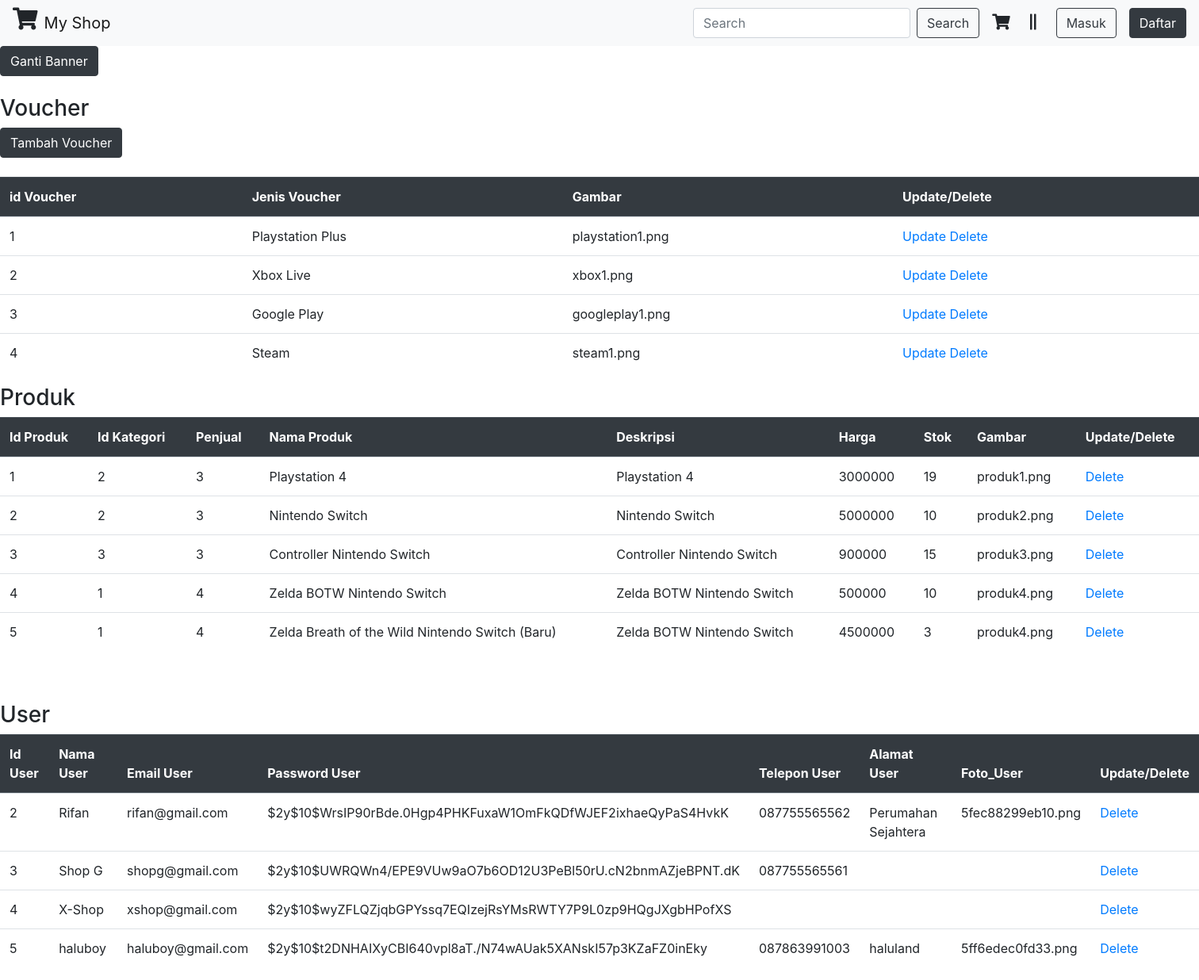
/admin.php, run on an earlier commit of the app's database.
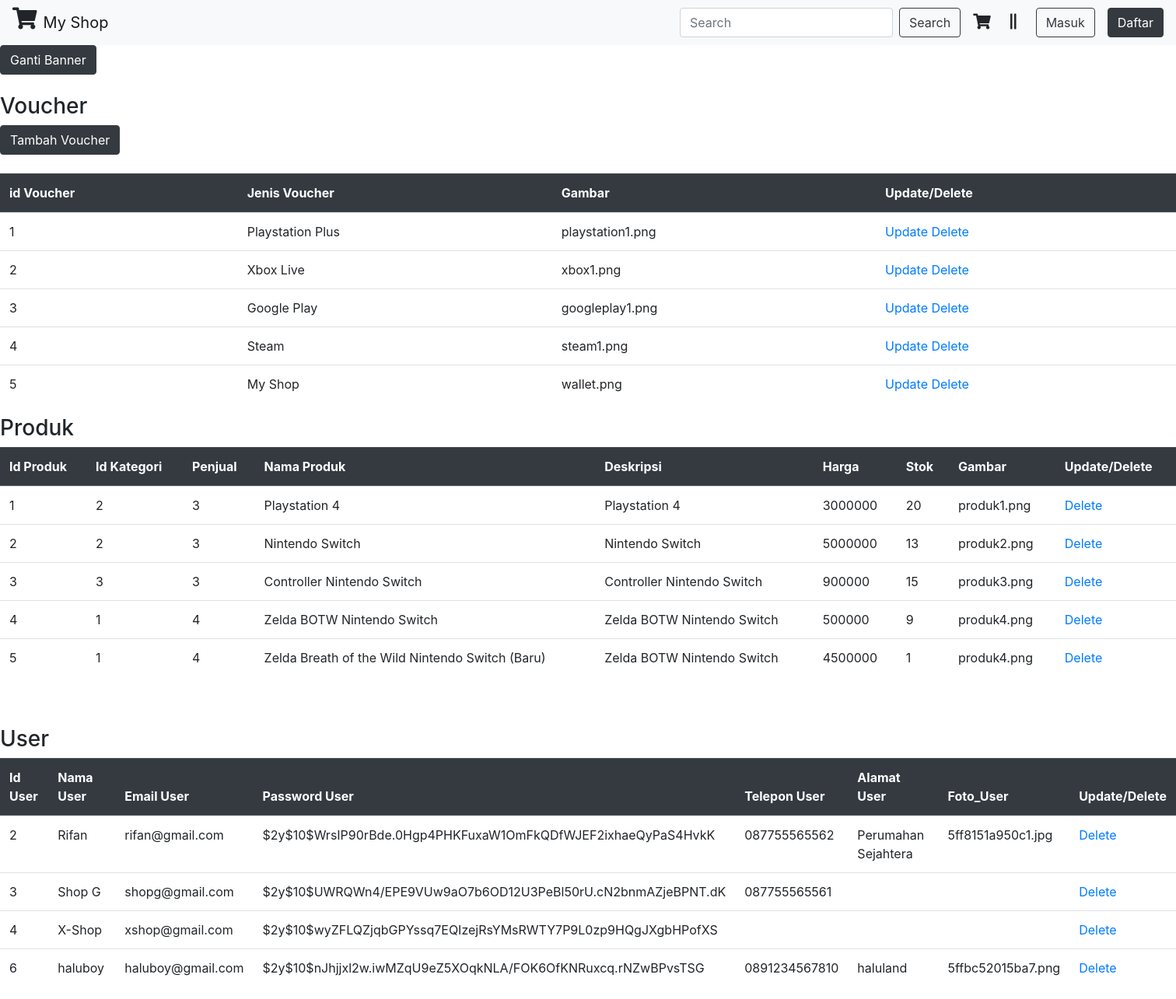
And on a later commit of the database.
### tables this page shows
CREATE TABLE `voucher` (
  `id_voucher` int(11) NOT NULL,
  `jenis_voucher` varchar(20) NOT NULL,
  `gambar` varchar(20) NOT NULL
);

CREATE TABLE `produk` (
  `id_produk` int(5) NOT NULL,
  `id_kategori` int(4) NOT NULL,
  `penjual` int(11) NOT NULL,
  `nama_produk` varchar(50) NOT NULL,
  `deskripsi` text NOT NULL,
  `harga` double NOT NULL,
  `stok` int(3) NOT NULL,
  `gambar` varchar(100) NOT NULL
);

CREATE TABLE `user` (
  `id_user` int(11) NOT NULL,
  `nama_user` varchar(50) NOT NULL,
  `email_user` varchar(25) NOT NULL,
  `pass_user` varchar(255) NOT NULL,
  `telepon_user` varchar(25) DEFAULT NULL,
  `alamat_user` text DEFAULT NULL,
  `foto_user` varchar(50) DEFAULT NULL,
  `wallet` varchar(100) DEFAULT NULL
);

### conn.php (called while the page is built, shortened)
<?php
function connection() {
   $dbServer = 'localhost';
   $dbUser = 'root';
   $dbPass = '';
   $dbName = "online_shop";
   $conn = mysqli_connect($dbServer, $dbUser, $dbPass);
   mysqli_select_db($conn, $dbName);
   return $conn;
}

### admin.php (the view, shortened to what this page needs)
<?php
require 'conn.php';
?>
<!doctype html>
<html lang="en">
<head>
    <link rel="stylesheet" href="assets/css/bootstrap.min.css">
    <link rel="stylesheet" href="assets/css/style.css">
    <link rel="stylesheet" href="assets/css/all.min.css">
</head>
<body>
    <nav class="navbar navbar-expand-lg navbar-light bg-light">
        <h3><i class="fas fa-shopping-cart mr-2"></i></h3>
        <a class="navbar-brand" href="index.php">My Shop</a>
        <div class="collapse navbar-collapse" id="navbarSupportedContent">
            <form class="form-inline ml-auto my-2 my-lg-0">
                <input class="form-control mr-sm-2" type="search" placeholder="Search" aria-label="Search">
                <button class="btn btn-outline-dark my-2 my-sm-0" type="submit">Search</button>
            </form>
            <h5><i class="fas fa-shopping-cart mt-2 mr-4 ml-3" data-toggle="tooltip" title="Keranjang Belanja"></i></h5>
            <h5><i class="fas fa-grip-lines-vertical mt-2 mr-4"></i></h5>
            <button class="btn btn-outline-dark mr-3" type="button">Masuk</button>
            <button class="btn btn-dark" type="button">Daftar</button>
        </div>
    </nav>
    <button type="button" onclick="location.href='replace_banner_form.html'" class=" btn btn-dark">Ganti Banner</button>
    <table class="table">
        <br></br>
        <h3>Voucher</h3>
        <button type="button" onclick="location.href='insertvoucher.html'" class=" btn btn-dark">Tambah
            Voucher</button>
        <br></br>
        <thead class="thead-dark">
            <tr>
                <th scope="col">id Voucher</th>
                <th scope="col">Jenis Voucher</th>
                <th scope="col">Gambar</th>
                <th scope="col">Update/Delete</th>
            </tr>
        </thead>
        <tbody>
            <tr>
                <?php
            $view = "SELECT * FROM voucher";
            $res = mysqli_query(connection(),$view);
            ?>
                <?php while($data = mysqli_fetch_array($res)) : ?>
            <tr>
                <td><?php echo $data['id_voucher'] ?></td>
                <td><?php echo $data['jenis_voucher'] ?></td>
                <td><?php echo $data['gambar'] ?></td>
                <td>
                    <a
                        href="http://localhost/benaya/FP-PemrogramanWeb-master/FP-PemrogramanWeb-master/updatevoucher_form.php?id=<?php echo $data['id_voucher']?>">Update</a>
                    <a href="http://localhost/benaya/FP-PemrogramanWeb-master/FP-PemrogramanWeb-master/deletevoucher_admin.php?id=<?php echo $data['id_voucher']?>"
                        onclick="return confirm('Hapus Data <?php echo $data['id_voucher']?>')" ;>Delete</a>
                </td>
            </tr>
            <?php endwhile; ?>
            </tr>
        </tbody>
    </table>
    <table class="table">
        <h3>Produk</h3>
        <thead class="thead-dark">
            <tr>
                <th scope="col">Id Produk</th>
                <th scope="col">Id Kategori</th>
                <th scope="col">Penjual</th>
                <th scope="col">Nama Produk</th>
                <th scope="col">Deskripsi</th>
                <th scope="col">Harga</th>
                <th scope="col">Stok </th>
                <th scope="col">Gambar</th>
                <th scope="col">Update/Delete</th>
            </tr>
        </thead>
        <tbody>
            <tr>
                <?php
            $view = "SELECT * FROM produk";
            $res = mysqli_query(connection(),$view);
            ?>
                <?php while($data = mysqli_fetch_array($res)) : ?>
            <tr>
                <td><?php echo $data['id_produk'] ?></td>
                <td><?php echo $data['id_kategori'] ?></td>
                <td><?php echo $data['penjual'] ?></td>
                <td><?php echo $data['nama_produk'] ?></td>
                <td><?php echo $data['deskripsi'] ?></td>
                <td><?php echo $data['harga'] ?></td>
                <td><?php echo $data['stok'] ?></td>
                <td><?php echo $data['gambar'] ?></td>
                <td>
                    <a href="http://localhost/benaya/FP-PemrogramanWeb-master/FP-PemrogramanWeb-master/deleteproduk_admin.php?id=<?php echo $data['id_produk']?>"
                        onclick="return confirm('Hapus Data <?php echo $data['id_produk']?>')" ;>Delete</a>
                </td>
            </tr>
            <?php endwhile; ?>
        </tbody>
    </table>
    <table class="table">
        <br></br>
        <h3>User</h3>
        <thead class="thead-dark">
            <tr>
                <th scope="col">Id User</th>
                <th scope="col">Nama User</th>
                <th scope="col">Email User</th>
                <th scope="col">Password User</th>
                <th scope="col">Telepon User</th>
                <th scope="col">Alamat User</th>
                <th scope="col">Foto_User</th>
                <th scope="col">Update/Delete</th>
            </tr>
        </thead>
        <tbody>
            <tr>
                <?php
            $view = "SELECT * FROM user";
            $res = mysqli_query(connection(),$view);
            ?>
                <?php while($data = mysqli_fetch_array($res)) : ?>
            <tr>
                <td><?php echo $data['id_user'] ?></td>
                <td><?php echo $data['nama_user'] ?></td>
                <td><?php echo $data['email_user'] ?></td>
                <td><?php echo $data['pass_user'] ?></td>
                <td><?php echo $data['telepon_user'] ?></td>
                <td><?php echo $data['alamat_user'] ?></td>
                <td><?php echo $data['foto_user'] ?></td>
                <td>
                    <a href="http://localhost/benaya/FP-PemrogramanWeb-master/FP-PemrogramanWeb-master/deleteuser_admin.php?id=<?php echo $data['id_user']?>"
                        onclick="return confirm('Hapus Data <?php echo $data['id_user']?>')" ;>Delete</a>
                </td>
            </tr>
            <?php endwhile; ?>
            </tr>
        </tbody>
    </table>
</body>
</html>

What changed in the data, as far as the page shows it:
removed user: id_user "5", nama_user "haluboy", email_user "haluboy@gmail.com", pass_user "$2y$10$t2DNHAIXyCBI640vpl8aT./N74wAUak5XANskI57p3KZaFZ0inEky", telepon_user "087863991003", alamat_user "haluland", foto_user "5ff6edec0fd33.png"
added voucher: id_voucher "5", jenis_voucher "My Shop", gambar "wallet.png"
changed produk "Playstation 4": stok "19" → "20"
changed produk "Nintendo Switch": stok "10" → "13"
changed produk id 4: stok "10" → "9"
changed produk "Zelda Breath of the Wild Nintendo Switch (Baru)": stok "3" → "1"
changed user "Rifan": foto_user "5fec88299eb10.png" → "5ff8151a950c1.jpg"
added user: id_user "6", nama_user "haluboy", email_user "haluboy@gmail.com", pass_user "$2y$10$nJhjjxl2w.iwMZqU9eZ5XOqkNLA/FOK6OfKNRuxcq.rNZwBPvsTSG", telepon_user "0891234567810", alamat_user "haluland", foto_user "5ffbc52015ba7.png"
